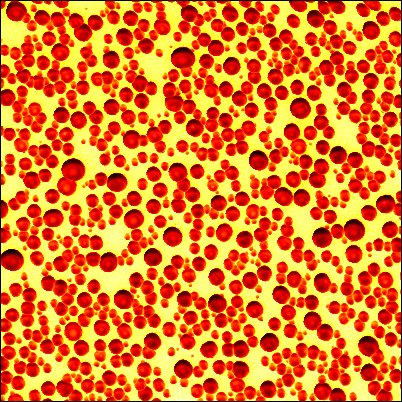
#> input picture images/img_296k.png, 402 x 402 px
$ python SNOM_Particle_Analysis.py
#> lines starting #> are read from the running program, lines starting #| are printed output that depends on the picture; after the words box and inside, x2 and y2 are one past the last pixel; in counts of white or black regions, pixels touching at a corner belong together
# -*- coding: utf-8 -*-
"""
Created on Fri Jul  5 00:03:51 2024

@author: anushka
"""

import cv2
import numpy as np
import matplotlib.pyplot as plt
from skimage.measure import label, regionprops

# Load the images
image_files = {
    '296K': 'images/img_296k.png',
    '320K': 'images/img_320k.png',
    '329K': 'images/img_329k.png',
    '337K': 'images/img_337k.png'
}
images = {temp: cv2.imread(file) for temp, file in image_files.items()}
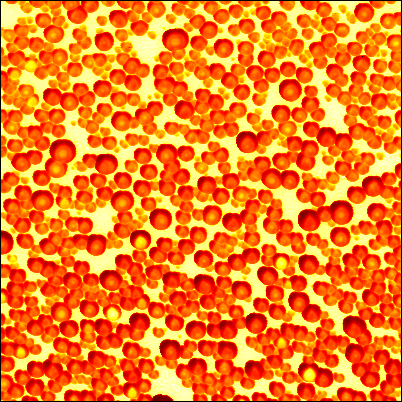
#> input picture images/img_320k.png, 402 x 402 px
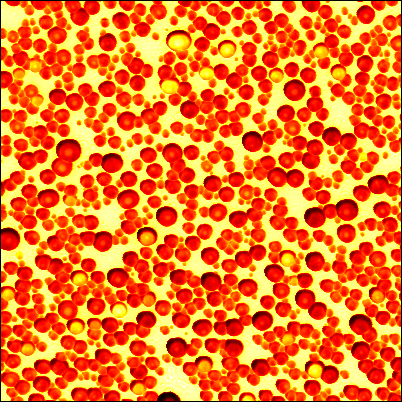
#> input picture images/img_329k.png, 402 x 402 px
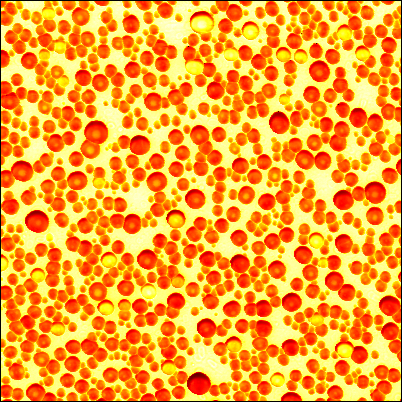
#> input picture images/img_337k.png, 402 x 402 px
#> images = 4 items

# Convert images to grayscale
gray_images = {temp: cv2.cvtColor(img, cv2.COLOR_BGR2GRAY) for temp, img in images.items()}
#> gray_images = 4 items

# Threshold the initial image to get binary image
initial_temp = '296K'
initial_img = gray_images[initial_temp]
_, initial_binary = cv2.threshold(initial_img, 100, 255, cv2.THRESH_BINARY_INV)
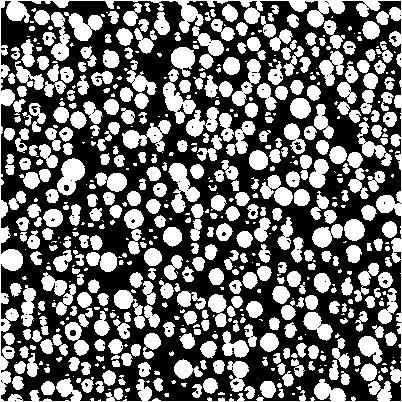
#> initial_binary: shape (402, 402); 42.7% white; 601 white regions (207 under 20 px)

# Find connected components in the initial binary image
initial_labels = label(initial_binary)
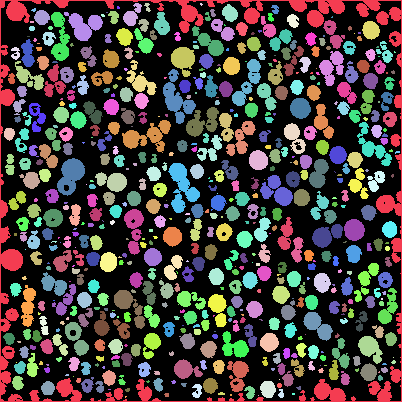
#> initial_labels: shape (402, 402) int64; 602 distinct labels, from 0 to 601; one colour per label, 0 black
initial_props = regionprops(initial_labels)
#> initial_props = 601 regions; largest, box (x1, y1, x2, y2) and area: (0, 0, 402, 402) 8892, (168, 163, 200, 213) 753, (163, 69, 196, 124) 722, (122, 120, 171, 153) 716, (57, 158, 85, 196) 647

# Number of particles (same for all temperatures)
num_particles = len(initial_props)
#> num_particles = 601

# Dictionary to store the count of dark and bright particles
particle_counts = {
    '296K': {'dark': num_particles, 'bright': 0},
    '320K': {'dark': 0, 'bright': 0},
    '329K': {'dark': 0, 'bright': 0},
    '337K': {'dark': 0, 'bright': 0}
}

# Process each image
for temp, img in gray_images.items():
    if temp == initial_temp:
        continue

    # Threshold the current image to get binary image
    _, current_binary = cv2.threshold(img, 128, 255, cv2.THRESH_BINARY_INV)

    # Compare current binary image with initial binary image
    bright_particles_count = 0

    for prop in initial_props:
        # Get coordinates of the current particle
        coords = prop.coords
        # Check the intensity in the current image
        if np.mean(current_binary[coords[:, 0], coords[:, 1]]) < 128:
            bright_particles_count += 1

    dark_particles_count = num_particles - bright_particles_count
    particle_counts[temp]['dark'] = dark_particles_count
    particle_counts[temp]['bright'] = bright_particles_count
#> this loop made 4 passes
#> (temp, dark_particles_count) on passes 2 to 4: ('320K', 221), ('329K', 306), ('337K', 113)
#> temp on pass 1: '296K'
#> pass 3, `_, current_binary = cv2.threshold(img, 128, 255, cv2.THRESH_BINARY_INV)`:
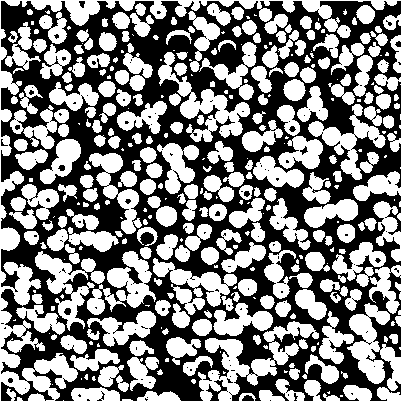
#> current_binary: shape (402, 402); 51.3% white; 135 black regions (120 under 20 px), largest, box (x1, y1, x2, y2) and area: (1, 1, 401, 401) 77748, (206, 380, 228, 401) 156, (242, 395, 254, 401) 53
#> after the loop, particle_counts = 4 items

# Extract data for plotting
temperatures = ['296K', '320K', '329K', '337K']
dark_counts = [particle_counts[temp]['dark'] for temp in temperatures]
#> dark_counts = [601, 221, 306, 113]
bright_counts = [particle_counts[temp]['bright'] for temp in temperatures]
#> bright_counts = [0, 380, 295, 488]

# Create the histogram
fig, ax = plt.subplots()

bar_width = 0.4
x = np.arange(len(temperatures))

ax.bar(x, dark_counts, bar_width, label='Dark Particles', color='blue')
ax.bar(x, bright_counts, bar_width, bottom=dark_counts, label='Bright Particles', color='orange')

ax.set_xlabel('Temperature (K)')
ax.set_ylabel('Number of Particles')
ax.set_title('Particle Count vs. Temperature')
ax.set_xticks(x)
ax.set_xticklabels(temperatures)
ax.legend()

plt.show()
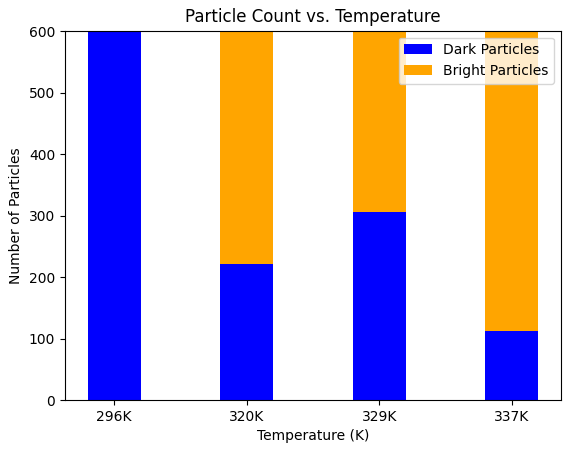
#> figure drawn by matplotlib, 1 panel; tallest bar 601 high, from x = -0.2 to 0.2; tallest bar 488 high, from x = 2.8 to 3.2
